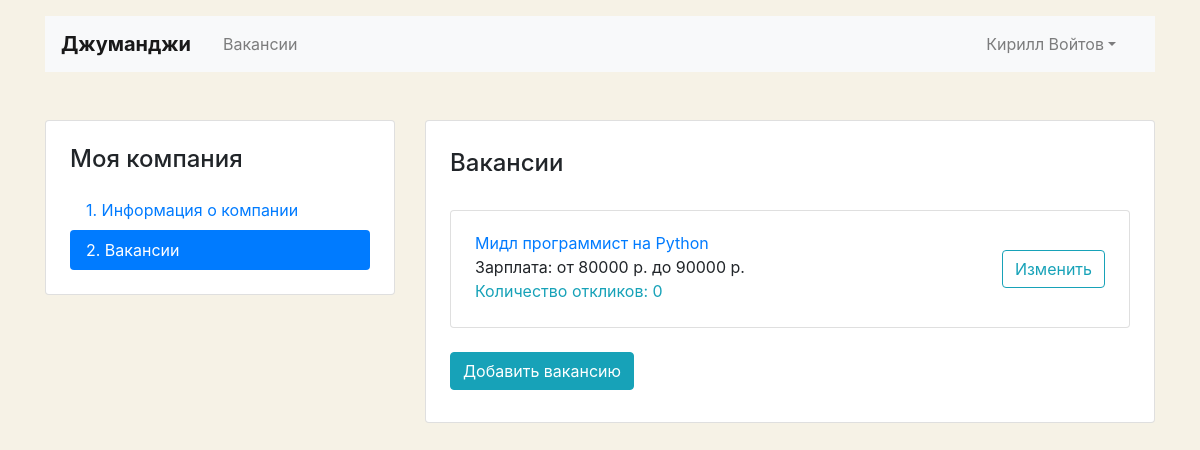
Screenshot of /mycompany/vacancies/ (signed in) with the database file from the repository.
### job_site_app/models.py (models this page shows, shortened)
class Vacancy(models.Model):
    title = models.CharField(max_length=50, verbose_name='Вакансия')
    specialty = models.ForeignKey('Specialty', on_delete=models.CASCADE, related_name="specialty",
                                  verbose_name='Специальность')
    company = models.ForeignKey('Company', on_delete=models.CASCADE, related_name="company", verbose_name='Компания')
    skills = models.TextField(verbose_name='Навыки')
    description = models.TextField(verbose_name='Описание')
    salary_min = models.IntegerField(verbose_name='Минимальня зарплата')
    salary_max = models.IntegerField(verbose_name='Максимальная зарплата')
    published_at = models.DateTimeField(auto_now_add=True, verbose_name='Опубликовано')
    class Meta:
        verbose_name_plural = 'Вакансии'
        verbose_name = 'Вакансия'
        ordering = ['title']

### job_site_app/views.py (the view)
# urls.py: path('mycompany/vacancies/', UserVacancyIndexView.as_view(), name='user_vacancies'),
class UserVacancyIndexView(LoginRequiredMixin, TemplateView):
    login_url = 'login'
    template_name = 'job_site_app/vacancy-list.html'
    def get_context_data(self, **kwargs):
        context = super(UserVacancyIndexView, self).get_context_data(**kwargs)
        pk_user = self.request.user.pk
        context['user_company'] = str(Company.objects.filter(owner_id=pk_user).first().name)
        context['user_vacancies'] = Vacancy.objects.filter(company__owner_id=pk_user).annotate(count_application=Count('applications'))
        return context

### job_site_app/templates/job_site_app/vacancy-list.html (shortened to what this page needs)
{% extends "layout/basic.html" %}
{% load crispy_forms_tags %}
{% block content %}
  <main class="container mt-3 pb-5">
    <div class="row mt-5">
      <div class="col-12 col-lg-4">
        <aside class="pt-3 pb-4 px-4 mb-5 card">
          <h1 class="h4 pt-2 pb-2">Моя компания</h1>
          <div class="nav flex-column nav-pills" id="v-pills-tab" role="tablist" aria-orientation="vertical">
            <a class="nav-link" href="{% url 'job:my_company' user_company %}">1. Информация о&nbsp;компании</a>
            <a class="nav-link active" href="#">2. Вакансии</a>
          </div>
        </aside>
      </div>
      <div class="col-12 col-lg-8">
        <div class="card">
          <div class="card-body px-4 pb-4">
            <section class="tab-pane fade show active">
              <h2 class="h4 pt-2 pb-3">Вакансии</h2>
              {% for vacancy in user_vacancies %}
              <div class="card mt-3">
                <div class="card-body px-4">
                  <div class="row align-items-center">
                    <div class="col-6 col-lg-8">
                      <a href="{% url 'job:vacancy' vacancy.pk %}" class="mb-1">{{ vacancy.title }}</a>
                      <p class="mb-1">
                        <span class="mr-4">Зарплата: от {{ vacancy.salary_min }} р. до {{ vacancy.salary_max }} р. </span>
                        <br>
                        <a href="{% url 'job:edit_vacancy' vacancy.pk %}" class="text-info">Количество откликов: {{ vacancy.count_application }}</a>
                      </p>
                    </div>
                    <div class="col-6 col-lg-4 text-right">
                      <a href="{% url 'job:edit_vacancy' vacancy.pk %}" class="btn btn-outline-info">Изменить</a>
                    </div>
                  </div>
                </div>
              </div>
              {% endfor %}
              <br>
              <form method="post" enctype="multipart/form-data" action="{% url 'job:add_vacancy' %}">
                <input type="submit" class="btn btn-info mb-2" value="Добавить вакансию">
                </form>
            </section>
          </div>
        </div>
      </div>
    </div>
  </main>
{% endblock %}

### job_site_app/templates/layout/basic.html (shortened to what this page needs)
{% load crispy_forms_tags %}
<!DOCTYPE html>
<html lang="ru">
<head>
  <link rel="stylesheet" href="https://stackpath.bootstrapcdn.com/bootstrap/4.3.1/css/bootstrap.min.css"
>
</head>
<header class="container mt-3">
    <nav class="navbar navbar-expand-lg navbar-light bg-light">
      <a class="navbar-brand mr-4 font-weight-bold" href="{% url 'job:index' %}">Джуманджи</a>
      <div class="collapse navbar-collapse justify-content-between" id="navbarNav">
        <ul class="navbar-nav col-10">
          <li class="nav-item">
            <a class="nav-link" href="{% url 'job:vacancies' %}">Вакансии</a>
          </li>
        </ul>
        <ul class="navbar-nav col-2 justify-content-end">
          <li class="nav-item active">
            {% if user.is_authenticated %}
            <li class="nav-item dropdown">
              <a class="nav-link dropdown-toggle" data-toggle="dropdown" href="#" role="button" aria-haspopup="true" aria-expanded="false">{{ user.first_name }} {{ user.last_name }}</a>
            </li>
            {% else %}
            <a href="{% url 'accounts:login' %}" class="nav-link font-weight-bold">Вход</a>
            {% endif %}
          </li>
        </ul>
      </div>
    </nav>
  </header>
<body>
  {% block content %}
  {% endblock %}
</body>
</html>

### job_site_app/templates/job_site_app/vacancy-list.html (style rules this page uses)
body { background-color: #F6F2E6; }

### rows the page displays
Vacancy: title "Мидл программист на Python", salary_min "80000", salary_max "90000", count_application "0"

### other values shown
{{ user.first_name }} "Кирилл"
{{ user.last_name }} "Войтов"
